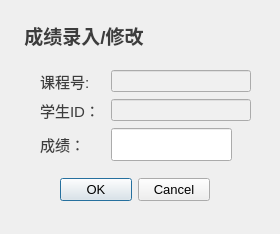
<?xml version="1.0" encoding="UTF-8"?>
<ui version="4.0">
 <class>RecordScore</class>
 <widget class="QWidget" name="RecordScore">
  <property name="geometry">
   <rect>
    <x>0</x>
    <y>0</y>
    <width>280</width>
    <height>234</height>
   </rect>
  </property>
  <property name="windowTitle">
   <string>Teacher - Scores</string>
  </property>
  <property name="windowIcon">
   <iconset resource="res.qrc">
    <normaloff>:/teacher.png</normaloff>:/teacher.png</iconset>
  </property>
  <widget class="QWidget" name="formLayoutWidget">
   <property name="geometry">
    <rect>
     <x>40</x>
     <y>70</y>
     <width>211</width>
     <height>91</height>
    </rect>
   </property>
   <layout class="QFormLayout" name="formLayout">
    <item row="0" column="0">
     <widget class="QLabel" name="label">
      <property name="text">
       <string>&lt;html&gt;&lt;head/&gt;&lt;body&gt;&lt;p&gt;&lt;span style=&quot; font-size:11pt; color:#3d3d3d;&quot;&gt;课程号: &lt;/span&gt;&lt;/p&gt;&lt;/body&gt;&lt;/html&gt;</string>
      </property>
     </widget>
    </item>
    <item row="1" column="0">
     <widget class="QLabel" name="label_2">
      <property name="text">
       <string>&lt;html&gt;&lt;head/&gt;&lt;body&gt;&lt;p&gt;&lt;span style=&quot; font-size:11pt; color:#3d3d3d;&quot;&gt;学生ID： &lt;/span&gt;&lt;/p&gt;&lt;/body&gt;&lt;/html&gt;</string>
      </property>
     </widget>
    </item>
    <item row="2" column="0">
     <widget class="QLabel" name="label_5">
      <property name="text">
       <string>&lt;html&gt;&lt;head/&gt;&lt;body&gt;&lt;p&gt;&lt;span style=&quot; font-size:11pt; color:#3d3d3d;&quot;&gt;成绩： &lt;/span&gt;&lt;/p&gt;&lt;/body&gt;&lt;/html&gt;</string>
      </property>
     </widget>
    </item>
    <item row="2" column="1">
     <layout class="QHBoxLayout" name="horizontalLayout">
      <item>
       <widget class="QLineEdit" name="score_line">
        <property name="sizePolicy">
         <sizepolicy hsizetype="Expanding" vsizetype="Expanding">
          <horstretch>0</horstretch>
          <verstretch>0</verstretch>
         </sizepolicy>
        </property>
        <property name="font">
         <font>
          <pointsize>12</pointsize>
         </font>
        </property>
       </widget>
      </item>
      <item>
       <spacer name="horizontalSpacer">
        <property name="orientation">
         <enum>Qt::Horizontal</enum>
        </property>
        <property name="sizeHint" stdset="0">
         <size>
          <width>40</width>
          <height>20</height>
         </size>
        </property>
       </spacer>
      </item>
     </layout>
    </item>
    <item row="0" column="1">
     <widget class="QLineEdit" name="lid_line">
      <property name="font">
       <font>
        <bold>true</bold>
       </font>
      </property>
      <property name="styleSheet">
       <string notr="true">background-color: rgb(240, 240, 240);</string>
      </property>
      <property name="readOnly">
       <bool>true</bool>
      </property>
     </widget>
    </item>
    <item row="1" column="1">
     <widget class="QLineEdit" name="sid_line">
      <property name="font">
       <font>
        <bold>true</bold>
       </font>
      </property>
      <property name="styleSheet">
       <string notr="true">background-color: rgb(240, 240, 240);</string>
      </property>
      <property name="readOnly">
       <bool>true</bool>
      </property>
     </widget>
    </item>
   </layout>
  </widget>
  <widget class="QDialogButtonBox" name="btn_checkChange">
   <property name="geometry">
    <rect>
     <x>60</x>
     <y>170</y>
     <width>150</width>
     <height>40</height>
    </rect>
   </property>
   <property name="sizePolicy">
    <sizepolicy hsizetype="Expanding" vsizetype="Expanding">
     <horstretch>0</horstretch>
     <verstretch>0</verstretch>
    </sizepolicy>
   </property>
   <property name="font">
    <font>
     <pointsize>10</pointsize>
    </font>
   </property>
   <property name="styleSheet">
    <string notr="true"/>
   </property>
   <property name="standardButtons">
    <set>QDialogButtonBox::Cancel|QDialogButtonBox::Ok</set>
   </property>
  </widget>
  <widget class="QLabel" name="scoreWinTitle">
   <property name="geometry">
    <rect>
     <x>20</x>
     <y>20</y>
     <width>128</width>
     <height>31</height>
    </rect>
   </property>
   <property name="font">
    <font>
     <pointsize>11</pointsize>
    </font>
   </property>
   <property name="text">
    <string>&lt;!DOCTYPE HTML PUBLIC &quot;-//W3C//DTD HTML 4.0//EN&quot; &quot;http://www.w3.org/TR/REC-html40/strict.dtd&quot;&gt;
&lt;html&gt;&lt;head&gt;&lt;meta name=&quot;qrichtext&quot; content=&quot;1&quot; /&gt;&lt;meta charset=&quot;utf-8&quot; /&gt;&lt;style type=&quot;text/css&quot;&gt;
p, li { white-space: pre-wrap; }
hr { height: 1px; border-width: 0; }
li.unchecked::marker { content: &quot;\2610&quot;; }
li.checked::marker { content: &quot;\2612&quot;; }
&lt;/style&gt;&lt;/head&gt;&lt;body style=&quot; font-family:'Microsoft YaHei UI'; font-size:11pt; font-weight:400; font-style:normal;&quot;&gt;
&lt;p align=&quot;center&quot; style=&quot; margin-top:0px; margin-bottom:0px; margin-left:0px; margin-right:0px; -qt-block-indent:0; text-indent:0px;&quot;&gt;&lt;span style=&quot; font-size:14pt; font-weight:700; color:#3d3d3d;&quot;&gt;成绩录入/修改&lt;/span&gt;&lt;/p&gt;&lt;/body&gt;&lt;/html&gt;</string>
   </property>
  </widget>
 </widget>
 <resources>
  <include location="res.qrc"/>
 </resources>
 <connections/>
</ui>
